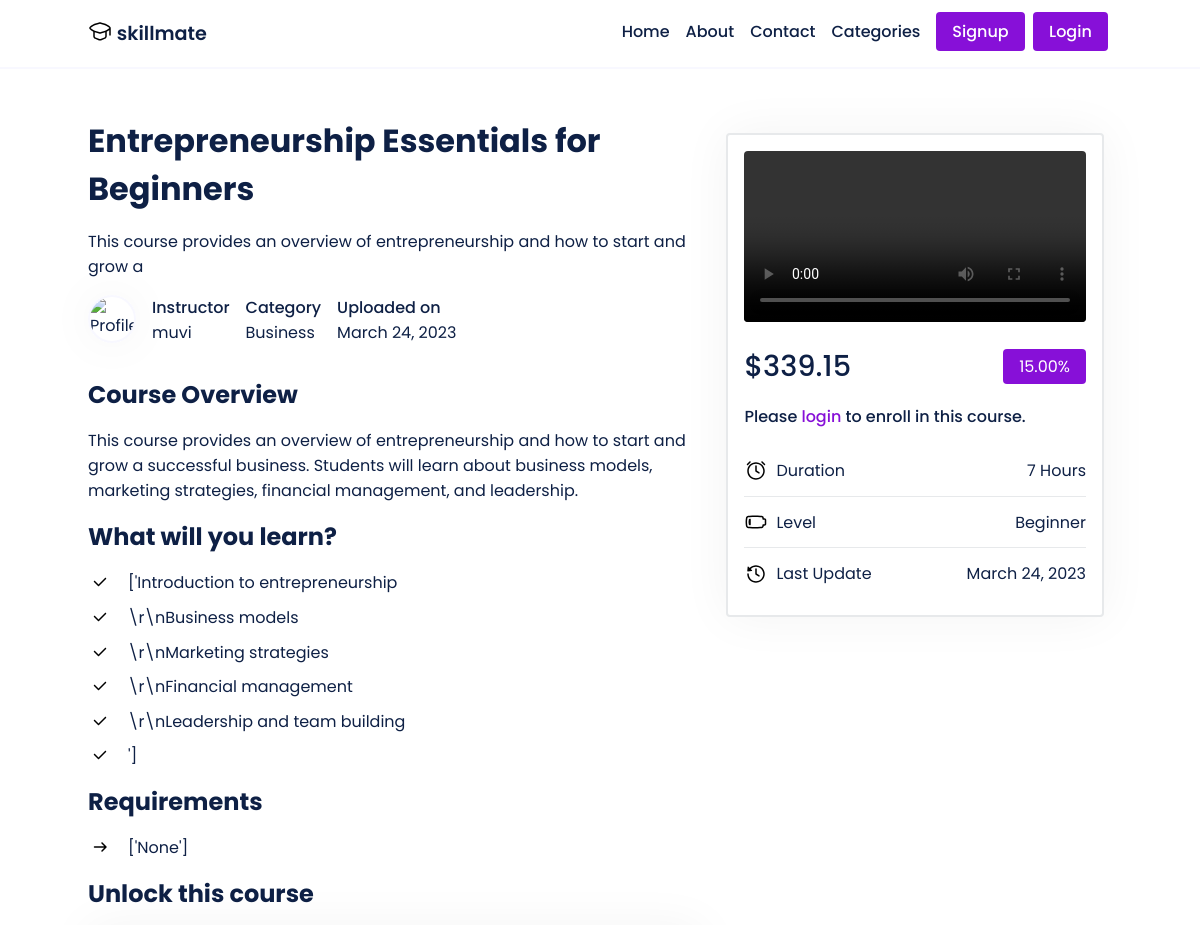
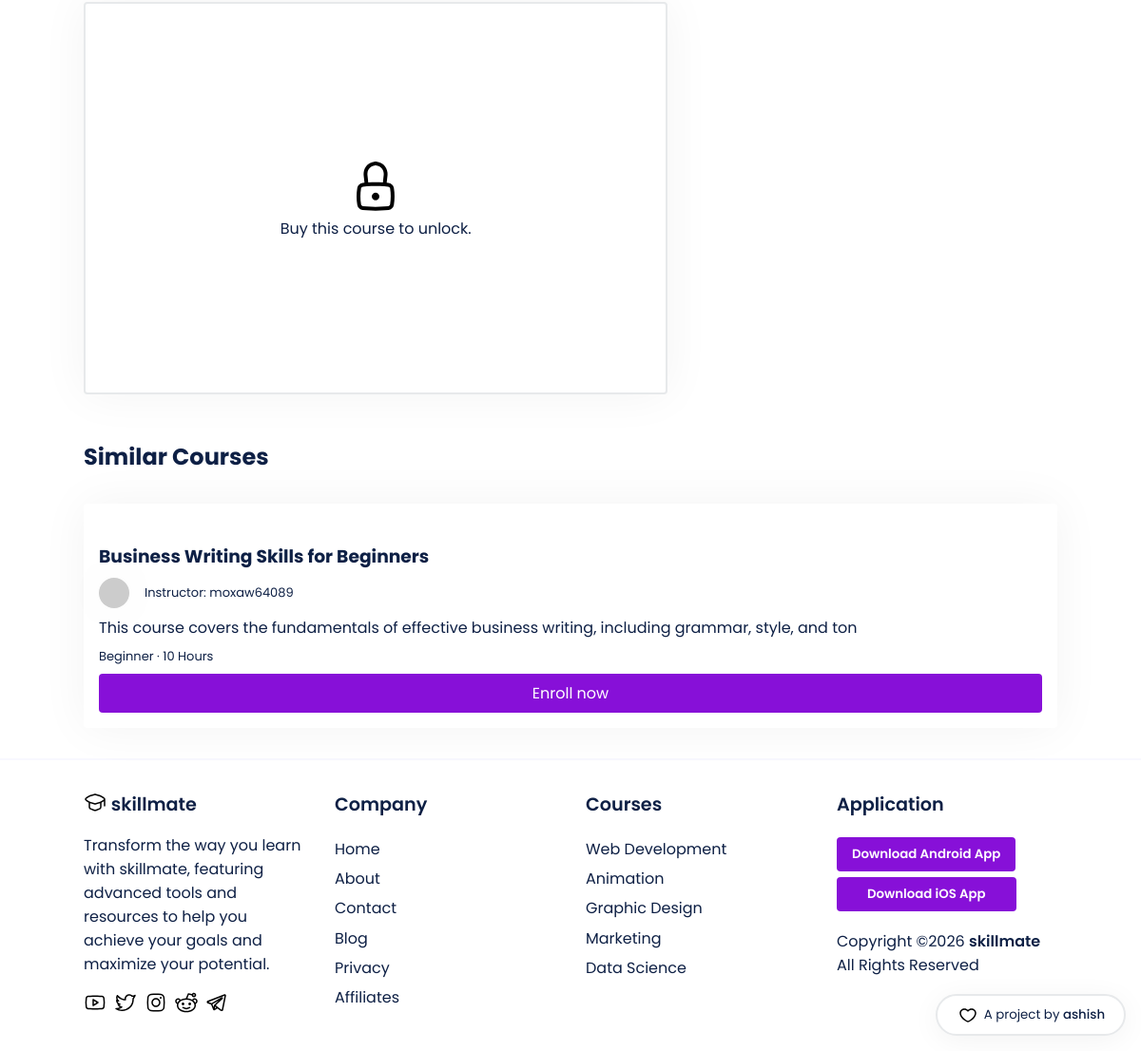
Screenshot of /muvi/course/entrepreneurship-essentials-for-beginners/ with the database file from the repository (2 pictures, top to bottom).
### main/models.py (models this page shows, shortened)
class Course(models.Model):
    LEVEL_CHOICES = [
        ('Beginner', 'Beginner'),
        ('Intermediate', 'Intermediate'),
        ('Advanced', 'Advanced')
    ]
    id = models.AutoField(primary_key=True)
    title = models.CharField(max_length=255)
    slug = models.SlugField(unique=True)
    description = models.TextField()
    thumbnail = CloudinaryField('thumbnail')
    featured_video = CloudinaryField('featured_video')
    instructor = models.ForeignKey(User, on_delete=models.CASCADE, related_name='courses', default=None)
    created_at = models.DateTimeField(auto_now_add=True)
    updated_at = models.DateTimeField(auto_now=True)
    level = models.CharField(max_length=20, choices=LEVEL_CHOICES, default='Beginner')
    duration = models.CharField(max_length=10, default='0')
    category = models.CharField(max_length=255, default="uncategorized")
    price = models.DecimalField(max_digits=8, decimal_places=2, default=0.00)
    discount = models.DecimalField(max_digits=5, decimal_places=2, default=0.00)
    requirements = models.TextField(help_text='Enter the requirements for the course, separated by a comma.', default='')
    content = models.TextField(help_text='Enter the course content, separated by a comma.', default='')
    lesson_title = models.CharField(max_length=255, default='Lesson')
    lesson_video = CloudinaryField('lesson_video', null=True)
    students = models.ManyToManyField(User, related_name='enrolled_courses', blank=True)
    def get_requirements_list(self):
        return self.requirements.split(',')
    def get_content_list(self):
        return self.content.split(',')

### main/views.py (the view, shortened to what this page needs)
# urls.py: path('<str:instructor>/course/<slug:slug>/', views.course_details, name='course_details'),
def course_details(request, instructor, slug):
    instructor_obj = get_object_or_404(User, username=instructor)
    course = get_object_or_404(Course, slug=slug, instructor=instructor_obj)
    category_courses = Course.objects.filter(category__iexact=course.category).exclude(id=course.id)[:3]
    enrolled = False
    if request.user.is_authenticated:
        enrolled = course.students.filter(id=request.user.id).exists()
    context = {
        'course': course,
        'enrolled': enrolled,
        'category_courses': category_courses
    }
    return render(request, 'course.html', context)

### templates/course.html (shortened to what this page needs)
{% extends 'base.html' %}
{% load static %}
{% block content %}
<section class="">
<div class='course-page'>
  <div class='container'>
    <div class='course-grid'>
      <div class='course-main'>
        <h1 style='font-size: 2rem;'>{{ course.title }}</h1>
        <div>
          <p>{{ course.description|slice:":80" }}</p>
        </div>
        <div class='course-meta'>
          {% if course.instructor.socialaccount_set.all %}
  {% with socialaccount=course.instructor.socialaccount_set.all|first %}
    {% if socialaccount.get_avatar_url %}
      <img src="{{ socialaccount.get_avatar_url }}" alt="Profile Image">
    {% else %}
      <img src="https://api.dicebear.com/5.x/shapes/svg?seed={{course.instructor}}" alt="Default Profile Image">
    {% endif %}
  {% endwith %}
{% else %}
  <img src="https://api.dicebear.com/5.x/shapes/svg?seed={{course.instructor}}" alt="Default Profile Image">
{% endif %}
          <p>
            <span style='font-weight: 500;'>
              Instructor
            </span>
            <span>
              {{course.instructor}}
            </span>
          </p>
          <p>
            <span style='font-weight: 500;'>
              Category
            </span>
            <span>
              {{course.category}}
            </span>
          </p>
          <p>
            <span style='font-weight: 500;'>
              Uploaded on
            </span>
            <span>
              {{course.created_at|date:"F d, Y"}}
            </span>
          </p>
        </div>
        <div style='margin-top: 2rem;'>
          <h2>Course Overview</h2>
          <p style='margin: 1rem 0'>{{course.description}}</p>
        </div>
        <div style=''>
          <h2>What will you learn?</h2>
          <ul style='list-style: none; margin-top: 1rem;'>
            {% for item in course.get_content_list %}
            <li style='display: flex; column-gap: 1rem; margin: .6rem 0;'>
              {{ item }}
            </li>
            {% endfor %}
          </ul>
        </div>
        <div style=''>
          <h2>Requirements</h2>
          <ul style='list-style: none; margin-top: 1rem;'>
            {% for requirement in course.get_requirements_list %}
              <li style='display: flex; column-gap: 1rem; margin: .6rem 0;'>
                {{ requirement }}
              </li>
            {% endfor %}
          </ul>
        </div>
        <div class='course-unlocked'>
          {% if enrolled %}
          <h2 id='start-learning'>Start Learning</h2>
          <div class='access-course'>
            <video controls>
              <source src="{{ course.lesson_video.url }}" type="{{ course.lesson_video.mime_type }}">
              Your browser does not support the video tag.
            </video>
            <p style='margin-top: 1rem; font-weight: 600;'>{{course.lesson_title}}</p>
          </div>
          {% else %}
          <h2>Unlock this course</h2>
         <div class='course-lock'>
          <p>Buy this course to unlock.</p>
        </div>
          {% endif %}
        </div>
      </div>
      <div class='course-details'>
        <div class='details'>
          <div>
          <video controls controlsList="nodownload" poster='{{course.thumbnail.url}}'>
            <source src="{{ course.featured_video.url }}" type="{{ course.featured_video.mime_type }}">
          </video>
        </div>
        <div style='display: flex; justify-content: space-between; align-items: center;'>
        <div style='display: inline-flex; gap: .8rem; align-items: center;'>
          <p class='course-price'>${{course.price}}</p>
        </div>
        <div>
          <p style='background-color: #8710d8; padding: .3rem 1rem; border-radius: 4px; color: #fff;' class=''>{{course.discount}}%</p>
        </div>
      </div>
      {% if enrolled %}
      <a class='btn' href="#start-learning" style='display: block; text-align: center; width: 100%'>Access Course</a>
      {% else %}
      {% if user.is_authenticated %}
      <form method="post" action="{% url 'course_details' instructor=course.instructor.username slug=course.slug %}">
      {% csrf_token %}
      <button type="submit" style='width: 100%'>Enroll in this Course</button>
      </form>
      {% else %}
      <p style='font-weight: 500'> Please <a style='color: #8710d8' href="/accounts/login">login</a> to enroll in this course.</p>
      {% endif %}
      {% endif %}
      <div>
        <ul>
          <li>
            <span style='display: inline-flex; column-gap: .5rem; align-items: center;'>
              Duration
            </span>
            <span>{{course.duration}} Hours</span>
          </li>
          <li>
            <span style='display: inline-flex; column-gap: .5rem; align-items: center;'>
              Level
            </span>
            <span>{{course.level}}</span>
          </li>
          <li>
            <span style='display: inline-flex; column-gap: .5rem; align-items: center;'>
              Last Update
            </span>
            <span>{{course.updated_at|date:"F d, Y"}}</span>
          </li>
        </ul>
      </div>
        </div>
      </div>
    </div>
  </div>
</div>
</section>
  <div class="container home-featured-courses-content">
      <h2>Similar Courses</h2>
        {% if category_courses %}
        <div class="courses">
          {% for course in category_courses %}
  <div class="course">
  <div class="course-thumbnail">
  </div>
  <div class="course-details">
      <a href="{% url 'course_details' instructor=course.instructor slug=course.slug %}"><h3>{{ course.title|slice:":80" }}</h3></a>
      <p style="display: inline-flex; column-gap: 1rem; justify-content: center; align-items: center;" class="instructor">
          <img class="instructor-img" src="https://api.dicebear.com/5.x/shapes/svg?seed={{ course.instructor }}">
          Instructor: {{ course.instructor }}
      </p>
      <p class="course-desc">{{ course.description|slice:":100" }}</p>
      <p class="course-lvl-time">
          {{ course.level }} &middot; {{ course.duration }} Hours
      </p>
      <a href="{% url 'course_details' instructor=course.instructor slug=course.slug %}" class="btn enroll-btn">Enroll now</a>
  </div>
  </div>
  {% endfor %}
        {% else %}
          <div class="col-md-12">
            <p style='margin: 2rem 0;'>No courses found in this category.</p>
          </div>
        {% endif %}
      </div>
{% endblock content %}

### static/css/style.css (style rules this page uses)
* { font-family: 'Poppins'; margin: 0; padding: 0; box-sizing: border-box; scroll-behavior: smooth; scroll-padding-top: 2rem; }
body { color: #0e2045; background: #fff; display: flex; flex-direction: column; min-height: 100vh; }
img { width: 100%; }
section { padding: 3rem 0 2rem; }
a { text-decoration: none; color: #0e2045; }
.btn { background-color: #8710d8; border-radius: 4px; padding: .5rem 1rem; border: none; color: #fff; transition: transform .2s ease-in-out; }
.container { max-width: 1024px; margin: auto; width: 100%; }
.courses { display: grid; grid-template-columns: repeat(auto-fit, minmax(calc(33.33% - 2rem), 1fr)); grid-gap: 2rem; padding: 2rem 0; }
.course { background-color: #fff; color: #0e2045; box-shadow: 0 0 50px rgba(0, 0, 0, 0.05); border-radius: 4px; position: relative; }
.course img { max-width: 100%; padding: 0; border-top-right-radius: 4px; border-top-left-radius: 4px; }
.course-details { padding: 1rem; }
.course-details .instructor-img { height: 2rem; width: 2rem; border-radius: 50%; box-shadow: 0 0 50px rgba(0, 0, 0, 0.05); }
.course-details .instructor, .course-details .course-lvl-time { margin: .5rem 0; font-size: small; }
.course-details .enroll-btn { display: block; width: 100%; text-align: center; }
.course-grid { display: grid; grid-template-columns: 60% 40%; column-gap: .5rem; }
.course-main div { margin: 1rem 0; }
.course-meta { display: flex; gap: 1rem; }
.course-meta p span { display: block; }
.course-meta img { width: 3rem; height: 3rem; border-radius: 50%; border: 2px solid #f8f8ff; box-shadow: 0 0 50px rgba(0, 0, 0, 0.05); }
.details { background-color: #fff; border-radius: 4px; border: 2px solid #e7e9eb; box-shadow: 0 0 50px rgba(0, 0, 0, 0.05); padding: 1rem; }
.course-details video { width: 100%; border-radius: 4px; }
.course-price { margin: 1rem 0; font-size: 1.8rem; font-weight: 500; }
.details ul { margin-top: 1rem; }
.details li { display: flex; justify-content: space-between; padding: .8rem 0; }
.details li:nth-child(1) { border-bottom: 1px solid #e7e9eb; }
.details li:nth-child(2) { border-bottom: 1px solid #e7e9eb; }
.course-lock { background-color: #fff; border-radius: 4px; border: 2px solid #e7e9eb; box-shadow: 0 0 50px rgba(0, 0, 0, 0.05); padding: 10rem 1rem; display: flex; flex-direction: column; justify-content: center; align-items: center; }

### rows the page displays
Course: title "Entrepreneurship Essentials for Beginners", description "This course provides an overview of entrepreneurship and how to start and grow a", instructor "muvi", category "Business", created_at "March 24, 2023", description "This course provides an overview of entrepreneurship and how to start and grow a successful business. Students will learn about business models, marketing strategies, financial management, and leadership.", get_requirements_list "['None']", price "339.15", discount "15.00", duration "7", level "Beginner", updated_at "March 24, 2023"
Course: title "Business Writing Skills for Beginners", instructor "moxaw64089", description "This course covers the fundamentals of effective business writing, including grammar, style, and ton", level "Beginner", duration "10"

### other values shown
{{ item }} "['Introduction to entrepreneurship" "\\r\\nBusiness models" "\\r\\nMarketing strategies" "\\r\\nFinancial management" "\\r\\nLeadership and team building" "']"
